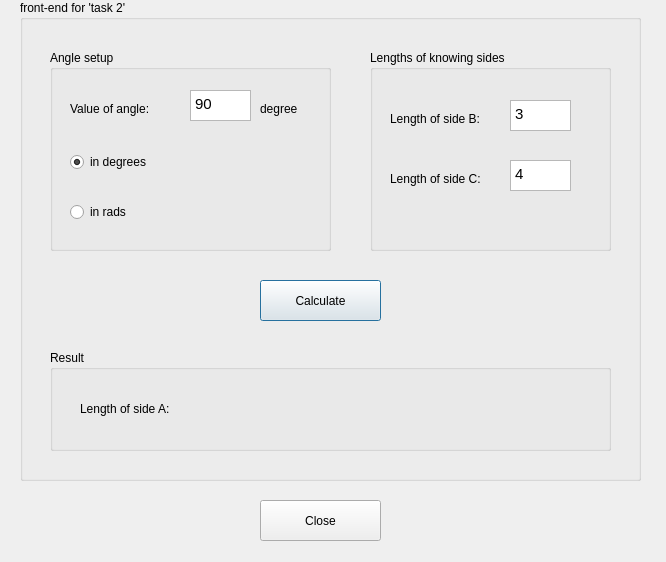
<?xml version="1.0" encoding="UTF-8"?>
<ui version="4.0">
 <class>task2</class>
 <widget class="QDialog" name="task2">
  <property name="geometry">
   <rect>
    <x>0</x>
    <y>0</y>
    <width>666</width>
    <height>562</height>
   </rect>
  </property>
  <property name="windowTitle">
   <string>task 2</string>
  </property>
  <widget class="QGroupBox" name="groupBox">
   <property name="geometry">
    <rect>
     <x>20</x>
     <y>0</y>
     <width>621</width>
     <height>481</height>
    </rect>
   </property>
   <property name="title">
    <string>front-end for 'task 2'</string>
   </property>
   <widget class="QGroupBox" name="groupBox_2">
    <property name="geometry">
     <rect>
      <x>30</x>
      <y>50</y>
      <width>281</width>
      <height>201</height>
     </rect>
    </property>
    <property name="title">
     <string>Angle setup</string>
    </property>
    <widget class="QLabel" name="label_4">
     <property name="geometry">
      <rect>
       <x>20</x>
       <y>50</y>
       <width>111</width>
       <height>18</height>
      </rect>
     </property>
     <property name="text">
      <string>&lt;html&gt;&lt;head/&gt;&lt;body&gt;&lt;p&gt;Value of angle:&lt;/p&gt;&lt;/body&gt;&lt;/html&gt;</string>
     </property>
    </widget>
    <widget class="QTextEdit" name="textEditAngleVal">
     <property name="geometry">
      <rect>
       <x>140</x>
       <y>40</y>
       <width>61</width>
       <height>31</height>
      </rect>
     </property>
     <property name="tabChangesFocus">
      <bool>true</bool>
     </property>
     <property name="html">
      <string>&lt;!DOCTYPE HTML PUBLIC &quot;-//W3C//DTD HTML 4.0//EN&quot; &quot;http://www.w3.org/TR/REC-html40/strict.dtd&quot;&gt;
&lt;html&gt;&lt;head&gt;&lt;meta name=&quot;qrichtext&quot; content=&quot;1&quot; /&gt;&lt;style type=&quot;text/css&quot;&gt;
p, li { white-space: pre-wrap; }
&lt;/style&gt;&lt;/head&gt;&lt;body style=&quot; font-family:'Liberation Sans'; font-size:11pt; font-weight:400; font-style:normal;&quot;&gt;
&lt;p style=&quot; margin-top:0px; margin-bottom:0px; margin-left:0px; margin-right:0px; -qt-block-indent:0; text-indent:0px;&quot;&gt;90&lt;/p&gt;&lt;/body&gt;&lt;/html&gt;</string>
     </property>
    </widget>
    <widget class="QRadioButton" name="radioButtonIsDegree">
     <property name="geometry">
      <rect>
       <x>20</x>
       <y>100</y>
       <width>108</width>
       <height>24</height>
      </rect>
     </property>
     <property name="text">
      <string>in degrees</string>
     </property>
     <property name="checked">
      <bool>true</bool>
     </property>
    </widget>
    <widget class="QRadioButton" name="radioButtonIsRad">
     <property name="geometry">
      <rect>
       <x>20</x>
       <y>150</y>
       <width>108</width>
       <height>24</height>
      </rect>
     </property>
     <property name="text">
      <string>in rads</string>
     </property>
    </widget>
    <widget class="QLabel" name="labelMessure">
     <property name="geometry">
      <rect>
       <x>210</x>
       <y>50</y>
       <width>51</width>
       <height>18</height>
      </rect>
     </property>
     <property name="text">
      <string>&lt;html&gt;&lt;head/&gt;&lt;body&gt;&lt;p&gt;degree&lt;/p&gt;&lt;/body&gt;&lt;/html&gt;</string>
     </property>
    </widget>
   </widget>
   <widget class="QPushButton" name="calculateButton">
    <property name="geometry">
     <rect>
      <x>240</x>
      <y>280</y>
      <width>121</width>
      <height>41</height>
     </rect>
    </property>
    <property name="toolTip">
     <string>Calculate</string>
    </property>
    <property name="text">
     <string>Calculate</string>
    </property>
   </widget>
   <widget class="QGroupBox" name="groupBox_3">
    <property name="geometry">
     <rect>
      <x>350</x>
      <y>50</y>
      <width>241</width>
      <height>201</height>
     </rect>
    </property>
    <property name="title">
     <string>Lengths of knowing sides</string>
    </property>
    <widget class="QLabel" name="label_2">
     <property name="geometry">
      <rect>
       <x>20</x>
       <y>120</y>
       <width>121</width>
       <height>18</height>
      </rect>
     </property>
     <property name="text">
      <string>&lt;html&gt;&lt;head/&gt;&lt;body&gt;&lt;p&gt;Length of side C:&lt;/p&gt;&lt;/body&gt;&lt;/html&gt;</string>
     </property>
    </widget>
    <widget class="QLabel" name="label">
     <property name="geometry">
      <rect>
       <x>20</x>
       <y>60</y>
       <width>121</width>
       <height>18</height>
      </rect>
     </property>
     <property name="text">
      <string>&lt;html&gt;&lt;head/&gt;&lt;body&gt;&lt;p&gt;Length of side B:&lt;/p&gt;&lt;/body&gt;&lt;/html&gt;</string>
     </property>
    </widget>
    <widget class="QTextEdit" name="textEditSideB">
     <property name="geometry">
      <rect>
       <x>140</x>
       <y>50</y>
       <width>61</width>
       <height>31</height>
      </rect>
     </property>
     <property name="tabChangesFocus">
      <bool>true</bool>
     </property>
     <property name="html">
      <string>&lt;!DOCTYPE HTML PUBLIC &quot;-//W3C//DTD HTML 4.0//EN&quot; &quot;http://www.w3.org/TR/REC-html40/strict.dtd&quot;&gt;
&lt;html&gt;&lt;head&gt;&lt;meta name=&quot;qrichtext&quot; content=&quot;1&quot; /&gt;&lt;style type=&quot;text/css&quot;&gt;
p, li { white-space: pre-wrap; }
&lt;/style&gt;&lt;/head&gt;&lt;body style=&quot; font-family:'Liberation Sans'; font-size:11pt; font-weight:400; font-style:normal;&quot;&gt;
&lt;p style=&quot; margin-top:0px; margin-bottom:0px; margin-left:0px; margin-right:0px; -qt-block-indent:0; text-indent:0px;&quot;&gt;3&lt;/p&gt;&lt;/body&gt;&lt;/html&gt;</string>
     </property>
    </widget>
    <widget class="QTextEdit" name="textEditSideC">
     <property name="geometry">
      <rect>
       <x>140</x>
       <y>110</y>
       <width>61</width>
       <height>31</height>
      </rect>
     </property>
     <property name="tabChangesFocus">
      <bool>true</bool>
     </property>
     <property name="html">
      <string>&lt;!DOCTYPE HTML PUBLIC &quot;-//W3C//DTD HTML 4.0//EN&quot; &quot;http://www.w3.org/TR/REC-html40/strict.dtd&quot;&gt;
&lt;html&gt;&lt;head&gt;&lt;meta name=&quot;qrichtext&quot; content=&quot;1&quot; /&gt;&lt;style type=&quot;text/css&quot;&gt;
p, li { white-space: pre-wrap; }
&lt;/style&gt;&lt;/head&gt;&lt;body style=&quot; font-family:'Liberation Sans'; font-size:11pt; font-weight:400; font-style:normal;&quot;&gt;
&lt;p style=&quot; margin-top:0px; margin-bottom:0px; margin-left:0px; margin-right:0px; -qt-block-indent:0; text-indent:0px;&quot;&gt;4&lt;/p&gt;&lt;/body&gt;&lt;/html&gt;</string>
     </property>
    </widget>
   </widget>
   <widget class="QGroupBox" name="groupBox_4">
    <property name="geometry">
     <rect>
      <x>30</x>
      <y>350</y>
      <width>561</width>
      <height>101</height>
     </rect>
    </property>
    <property name="title">
     <string>Result</string>
    </property>
    <widget class="QLabel" name="labelResult_2">
     <property name="geometry">
      <rect>
       <x>30</x>
       <y>50</y>
       <width>121</width>
       <height>18</height>
      </rect>
     </property>
     <property name="sizePolicy">
      <sizepolicy hsizetype="Fixed" vsizetype="Preferred">
       <horstretch>0</horstretch>
       <verstretch>0</verstretch>
      </sizepolicy>
     </property>
     <property name="text">
      <string>&lt;html&gt;&lt;head/&gt;&lt;body&gt;&lt;p&gt;Length of side A:&lt;/p&gt;&lt;/body&gt;&lt;/html&gt;</string>
     </property>
    </widget>
    <widget class="QLabel" name="labelResult">
     <property name="geometry">
      <rect>
       <x>170</x>
       <y>50</y>
       <width>121</width>
       <height>18</height>
      </rect>
     </property>
     <property name="sizePolicy">
      <sizepolicy hsizetype="Fixed" vsizetype="Preferred">
       <horstretch>0</horstretch>
       <verstretch>0</verstretch>
      </sizepolicy>
     </property>
     <property name="text">
      <string>&lt;html&gt;&lt;head/&gt;&lt;body&gt;&lt;p/&gt;&lt;/body&gt;&lt;/html&gt;</string>
     </property>
    </widget>
   </widget>
  </widget>
  <widget class="QPushButton" name="closingButton">
   <property name="geometry">
    <rect>
     <x>260</x>
     <y>500</y>
     <width>121</width>
     <height>41</height>
    </rect>
   </property>
   <property name="toolTip">
    <string>Close window</string>
   </property>
   <property name="text">
    <string>Close</string>
   </property>
  </widget>
 </widget>
 <tabstops>
  <tabstop>textEditAngleVal</tabstop>
  <tabstop>textEditSideB</tabstop>
  <tabstop>textEditSideC</tabstop>
  <tabstop>calculateButton</tabstop>
  <tabstop>closingButton</tabstop>
  <tabstop>radioButtonIsDegree</tabstop>
  <tabstop>radioButtonIsRad</tabstop>
 </tabstops>
 <resources/>
 <connections/>
</ui>
